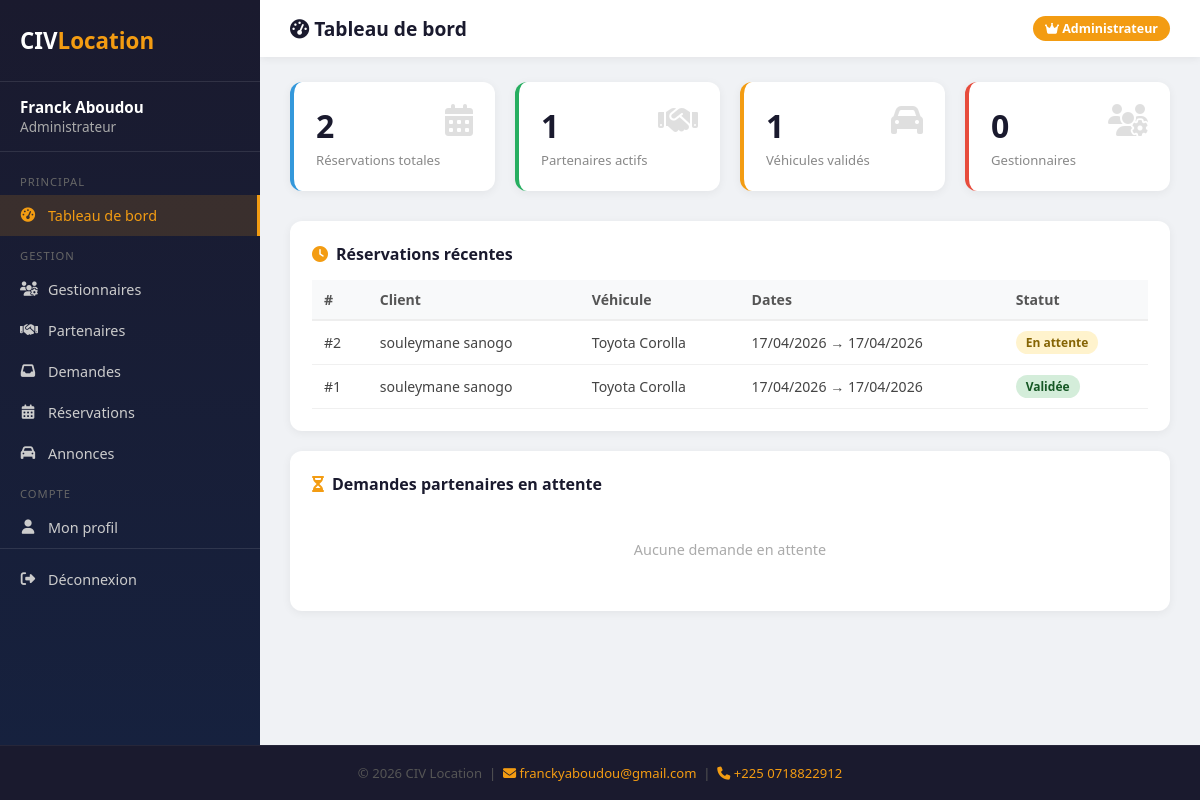
Page /gestion/admin/tableau-de-bord/ (signed in) on the committed database.
### gestion/models.py (models this page shows, shortened)
class UtilisateurInterne(models.Model):
    ROLE_CHOICES = [
        ('admin', 'Administrateur'),
        ('gestionnaire', 'Gestionnaire'),
    ]
    STATUT_CHOICES = [
        ('actif', 'Actif'),
        ('suspendu', 'Suspendu'),
    ]
    nom = models.CharField(max_length=100)
    prenom = models.CharField(max_length=100)
    email = models.EmailField(unique=True)
    mot_de_passe = models.CharField(max_length=255)
    telephone = models.CharField(max_length=20, blank=True)
    photo_profil = models.ImageField(upload_to='profils/', blank=True, null=True)
    role = models.CharField(max_length=20, choices=ROLE_CHOICES)
    statut = models.CharField(max_length=20, choices=STATUT_CHOICES, default='actif')
    derniere_connexion = models.DateTimeField(null=True, blank=True)
    date_creation = models.DateTimeField(default=timezone.now)
    class Meta:
        verbose_name = 'Utilisateur interne'
        verbose_name_plural = 'Utilisateurs internes'
        ordering = ['-date_creation']

### public/models.py (models this page shows, shortened)
class Reservation(models.Model):
    STATUT_CHOICES = [
        ('en_attente', 'En attente'),
        ('validee', 'Validée'),
        ('refusee', 'Refusée'),
        ('annulee', 'Annulée'),
    ]
    PAIEMENT_CHOICES = [
        ('cash_livraison', 'Cash à la livraison'),
    ]
    nom = models.CharField(max_length=100)
    prenom = models.CharField(max_length=100)
    email = models.EmailField()
    telephone = models.CharField(max_length=20)
    vehicule = models.ForeignKey(Vehicule, on_delete=models.CASCADE, related_name='reservations')
    date_debut = models.DateField()
    date_fin = models.DateField()
    lieu_prise_en_charge = models.CharField(max_length=255, default='')
    moyen_paiement = models.CharField(max_length=30, choices=PAIEMENT_CHOICES, default='cash_livraison')
    cni_recto = models.ImageField(upload_to=upload_cni)
    cni_verso = models.ImageField(upload_to=upload_cni)
    permis_conduire = models.ImageField(upload_to=upload_permis)
    statut = models.CharField(max_length=20, choices=STATUT_CHOICES, default='en_attente')
    motif_refus = models.TextField(blank=True, help_text="Visible uniquement en interne")
    date_demande = models.DateTimeField(default=timezone.now)
    class Meta:
        verbose_name = 'Réservation'
        verbose_name_plural = 'Réservations'
        ordering = ['-date_demande']

class Vehicule(models.Model):
    TYPE_CHOICES = [
        ('berline', 'Berline'),
        ('suv', 'SUV'),
        ('pickup', 'Pick-up'),
        ('minibus', 'Minibus'),
        ('citadine', 'Citadine'),
        ('utilitaire', 'Utilitaire'),
        ('4x4', '4x4'),
        ('van', 'Van'),
    ]
    TRANSMISSION_CHOICES = [
        ('manuelle', 'Manuelle'),
        ('automatique', 'Automatique'),
    ]
    STATUT_CHOICES = [
        ('en_attente', 'En attente'),
        ('valide', 'Validé'),
        ('rejete', 'Rejeté'),
    ]
    partenaire = models.ForeignKey(Partenaire, on_delete=models.CASCADE, related_name='vehicules')
    marque = models.CharField(max_length=100)
    modele = models.CharField(max_length=100)
    annee = models.PositiveIntegerField()
    type_vehicule = models.CharField(max_length=20, choices=TYPE_CHOICES)
    couleur = models.CharField(max_length=50)
    nombre_places = models.PositiveIntegerField()
    transmission = models.CharField(max_length=20, choices=TRANSMISSION_CHOICES)
    climatisation = models.BooleanField(default=True)
    prix_par_jour = models.DecimalField(max_digits=10, decimal_places=0)
    localisation = models.CharField(max_length=200)
    disponible = models.BooleanField(default=True)
    description = models.TextField(blank=True)
    statut_validation = models.CharField(max_length=20, choices=STATUT_CHOICES, default='en_attente')
    date_ajout = models.DateTimeField(default=timezone.now)
    vues = models.PositiveIntegerField(default=0)
    class Meta:
        verbose_name = 'Véhicule'
        verbose_name_plural = 'Véhicules'
        ordering = ['-date_ajout']

### gestion/views.py (the view)
    def wrapper(request, *args, **kwargs):
        if not request.session.get('utilisateur_id'):
            return redirect('gestion_connexion')
        try:
            u = UtilisateurInterne.objects.get(pk=request.session['utilisateur_id'])
            if u.statut == 'suspendu':
                request.session.flush()
                return redirect('gestion_connexion')
            request.utilisateur = u
        except UtilisateurInterne.DoesNotExist:
            request.session.flush()
            return redirect('gestion_connexion')
        return view_func(request, *args, **kwargs)

### gestion/views.py (called while the page is built)
def login_required_interne(view_func):
    def wrapper(request, *args, **kwargs):
        if not request.session.get('utilisateur_id'):
            return redirect('gestion_connexion')
        try:
            u = UtilisateurInterne.objects.get(pk=request.session['utilisateur_id'])
            if u.statut == 'suspendu':
                request.session.flush()
                return redirect('gestion_connexion')
            request.utilisateur = u
        except UtilisateurInterne.DoesNotExist:
            request.session.flush()
            return redirect('gestion_connexion')
        return view_func(request, *args, **kwargs)
    return wrapper

@login_required_interne
def admin_dashboard(request):
    u = request.utilisateur
    if u.role != 'admin':
        return redirect('gestion_gestionnaire_dashboard')
    stats = {
        'reservations': Reservation.objects.count(),
        'partenaires': Partenaire.objects.filter(statut='actif').count(),
        'vehicules': Vehicule.objects.filter(statut_validation='valide').count(),
        'gestionnaires': UtilisateurInterne.objects.filter(role='gestionnaire').count(),
    }
    return render(request, 'gestion/admin/tableau_de_bord.html', {
        'utilisateur': u,
        'stats': stats,
        'reservations_recentes': Reservation.objects.order_by('-date_demande')[:8],
        'partenaires_attente': DemandePartenaire.objects.filter(traitee=False).order_by('-date_demande')[:5],
    })

### gestion/templates/gestion/admin/tableau_de_bord.html (shortened to what this page needs)
{% extends "gestion/base_admin.html" %}
{% block page_title %}<i class="fas fa-tachometer-alt"></i> Tableau de bord{% endblock %}
{% block content %}
    <div class="stats">
      <div class="stat-card bleu"><i class="fas fa-calendar-alt stat-icon"></i><div class="stat-num">{{ stats.reservations }}</div><div class="stat-label">Réservations totales</div></div>
      <div class="stat-card vert"><i class="fas fa-handshake stat-icon"></i><div class="stat-num">{{ stats.partenaires }}</div><div class="stat-label">Partenaires actifs</div></div>
      <div class="stat-card orange"><i class="fas fa-car stat-icon"></i><div class="stat-num">{{ stats.vehicules }}</div><div class="stat-label">Véhicules validés</div></div>
      <div class="stat-card rouge"><i class="fas fa-users-cog stat-icon"></i><div class="stat-num">{{ stats.gestionnaires }}</div><div class="stat-label">Gestionnaires</div></div>
    </div>
    <div class="section">
      <div class="section-title"><i class="fas fa-clock"></i> Réservations récentes</div>
      {% if reservations_recentes %}
      <table>
        <thead><tr><th>#</th><th>Client</th><th>Véhicule</th><th>Dates</th><th>Statut</th></tr></thead>
        <tbody>
        {% for r in reservations_recentes %}
        <tr>
          <td>#{{ r.pk }}</td>
          <td>{{ r.prenom }} {{ r.nom }}</td>
          <td>{{ r.vehicule.marque }} {{ r.vehicule.modele }}</td>
          <td>{{ r.date_debut|date:"d/m/Y" }} → {{ r.date_fin|date:"d/m/Y" }}</td>
          <td><span class="badge badge-{{ r.statut }}">{{ r.get_statut_display }}</span></td>
        </tr>
        {% endfor %}
        </tbody>
      </table>
      {% else %}<div class="empty">Aucune réservation</div>{% endif %}
    </div>
    <div class="section">
      <div class="section-title"><i class="fas fa-hourglass-half"></i> Demandes partenaires en attente</div>
      {% if partenaires_attente %}
      <table>
        <thead><tr><th>Agence</th><th>Responsable</th><th>Email</th><th>Date</th></tr></thead>
        <tbody>
        {% for p in partenaires_attente %}
        <tr>
          <td>{{ p.nom_agence }}</td>
          <td>{{ p.prenom_responsable }} {{ p.nom_responsable }}</td>
          <td>{{ p.email }}</td>
          <td>{{ p.date_inscription|date:"d/m/Y" }}</td>
        </tr>
        {% endfor %}
        </tbody>
      </table>
      {% else %}<div class="empty">Aucune demande en attente</div>{% endif %}
    </div>
{% endblock %}

### gestion/templates/gestion/base_admin.html (shortened to what this page needs)
<!DOCTYPE html>
<html lang="fr">
<head>
<link rel="stylesheet" href="https://cdnjs.cloudflare.com/ajax/libs/font-awesome/6.4.0/css/all.min.css">
</head>
<body>
<div class="app-wrapper">
<div class="sidebar">
  <div class="sidebar-logo">CIV<span>Location</span></div>
  <div class="sidebar-user">
    <strong>{{ utilisateur.prenom }} {{ utilisateur.nom }}</strong>
    {% if utilisateur.role == 'admin' %}Administrateur{% else %}Gestionnaire{% endif %}
  </div>
  <nav class="nav">
    {% if utilisateur.role == 'admin' %}
      <div class="nav-section">Principal</div>
      <a href="{% url 'gestion_admin_dashboard' %}" {% if request.resolver_match.url_name == 'gestion_admin_dashboard' %}class="active"{% endif %}><i class="fas fa-tachometer-alt"></i> Tableau de bord</a>
      <div class="nav-section">Gestion</div>
      <a href="{% url 'gestion_gestionnaires' %}" {% if request.resolver_match.url_name == 'gestion_gestionnaires' %}class="active"{% endif %}><i class="fas fa-users-cog"></i> Gestionnaires</a>
      <a href="{% url 'gestion_partenaires' %}" {% if request.resolver_match.url_name == 'gestion_partenaires' %}class="active"{% endif %}><i class="fas fa-handshake"></i> Partenaires</a>
      <a href="{% url 'gestion_demandes_partenaires' %}" {% if request.resolver_match.url_name == 'gestion_demandes_partenaires' %}class="active"{% endif %}><i class="fas fa-inbox"></i> Demandes</a>
      <a href="{% url 'gestion_reservations' %}" {% if request.resolver_match.url_name == 'gestion_reservations' %}class="active"{% endif %}><i class="fas fa-calendar-alt"></i> Réservations</a>
      <a href="{% url 'gestion_annonces' %}" {% if request.resolver_match.url_name == 'gestion_annonces' %}class="active"{% endif %}><i class="fas fa-car"></i> Annonces</a>
    {% endif %}
    <div class="nav-section">Compte</div>
    <a href="{% url 'gestion_profil' %}" {% if request.resolver_match.url_name == 'gestion_profil' %}class="active"{% endif %}><i class="fas fa-user"></i> Mon profil</a>
    <div class="nav-deconnexion">
      <a href="{% url 'gestion_deconnexion' %}"><i class="fas fa-sign-out-alt"></i> Déconnexion</a>
    </div>
  </nav>
</div>
<div class="main">
  <div class="topbar">
    <h1>{% block page_title %}<i class="fas fa-home"></i> Tableau de bord{% endblock %}</h1>
    {% block topbar_right %}<span class="badge-role">{% if utilisateur.role == 'admin' %}<i class="fas fa-crown"></i> Administrateur{% else %}<i class="fas fa-user-tie"></i> Gestionnaire{% endif %}</span>{% endblock %}
  </div>
  <div class="content">
    {% block content %}{% endblock %}
  </div>
</div>
</div>
<footer class="footer-interne">
  <p>© 2026 CIV Location &nbsp;|&nbsp;
  <a href="mailto:franckyaboudou@gmail.com"><i class="fas fa-envelope"></i> franckyaboudou@gmail.com</a>
  &nbsp;|&nbsp;
  <a href="tel:+2250718822912"><i class="fas fa-phone"></i> +225 0718822912</a>
  </p>
</footer>
</body>
</html>

### rows in the picture
UtilisateurInterne: prenom "Franck", nom "Aboudou"
Reservation: pk "2", prenom "souleymane", nom "sanogo", vehicule.marque "Toyota", vehicule.modele "Corolla", date_debut "17/04/2026", date_fin "17/04/2026", statut "En attente"
Reservation: pk "1", prenom "souleymane", nom "sanogo", vehicule.marque "Toyota", vehicule.modele "Corolla", date_debut "17/04/2026", date_fin "17/04/2026", statut "Validée"

### other values in the picture
{{ stats.reservations }} "2"
{{ stats.partenaires }} "1"
{{ stats.vehicules }} "1"
{{ stats.gestionnaires }} "0"
